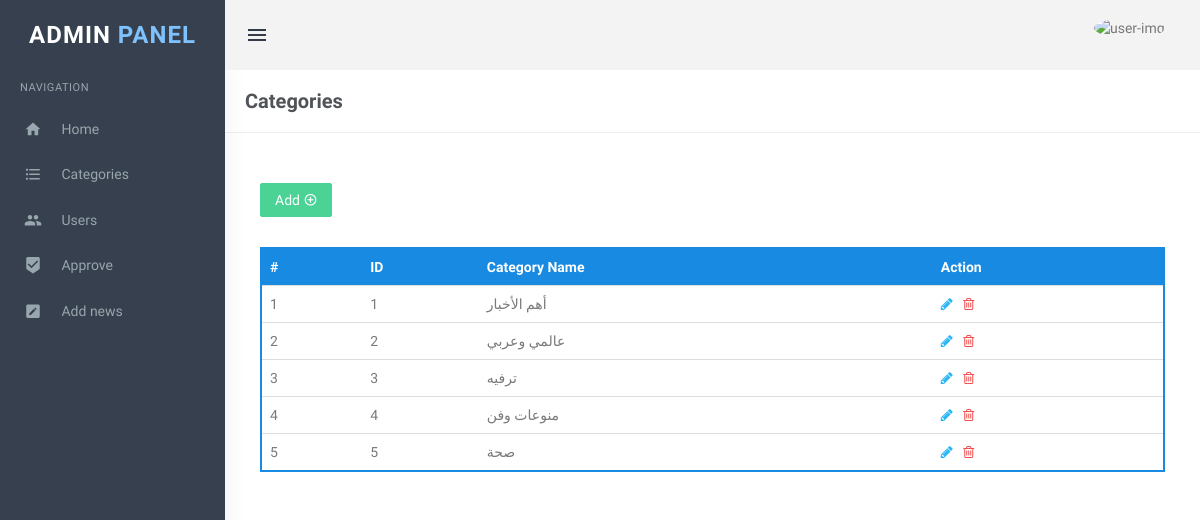
Page /adminPanel/categories.php (signed in) on the committed database.
### tables this page shows
CREATE TABLE IF NOT EXISTS `categories` (
  `name` varchar(40) NOT NULL,
  `id` int(30) NOT NULL AUTO_INCREMENT,
  PRIMARY KEY (`id`),
  UNIQUE KEY `name` (`name`)
);

### adminPanel/categories.php (the view, shortened to what this page needs)
<?php
include('includes/config.php');
?>
<!DOCTYPE html>
<html lang="en">
<head>
    <link href="assets/css/bootstrap.min.css" rel="stylesheet" type="text/css" />
    <link href="assets/css/core.css" rel="stylesheet" type="text/css" />
    <link href="assets/css/components.css" rel="stylesheet" type="text/css" />
    <link href="assets/css/icons.css" rel="stylesheet" type="text/css" />
    <link href="assets/css/pages.css" rel="stylesheet" type="text/css" />
    <link href="assets/css/menu.css" rel="stylesheet" type="text/css" />
    <link href="assets/css/responsive.css" rel="stylesheet" type="text/css" />
    <link href="assets/css/myStyle.css" rel="stylesheet" type="text/css" />
</head>
<body class="fixed-left">
    <div id="wrapper">
        <?php include('includes/topheader.php');?>
        <?php include('includes/leftsidebar.php');?>
        <div class="content-page">
            <div class="content">
                <div class="container">
                    <div class="row">
                        <div class="col-xs-12">
                            <div class="page-title-box">
                                <h4 class="page-title">Categories</h4>
                                <div class="clearfix"></div>
                            </div>
                        </div>
                    </div>
                    <form method="post">
                        <div class="row">
                            <div class="col-md-12">
                                <div class="demo-box m-t-20">
                                    <div class="m-b-30">
                                        <a href="addCategory.php">
                                            <button id="addCategory"
                                                class="btn btn-success waves-effect waves-light">Add
                                                <i class="mdi mdi-plus-circle-outline"></i></button>
                                        </a>
                                    </div>
                                    <div class="table-responsive">
                                        <table class="table m-0 table-colored-bordered table-bordered-primary">
                                            <thead>
                                                <tr>
                                                    <th>#</th>
                                                    <th>ID</th>
                                                    <th>Category Name</th>
                                                    <th>Action</th>
                                                </tr>
                                            </thead>
                                            <tbody>
                                                <?php
                                            $query = "SELECT categories.id as id, categories.name as name FROM categories";
                                            $result = mysqli_query($con,$query);
                                            $num = 1;
                                            $rowNum = mysqli_num_rows($result);
                                            if($rowNum == 0)
                                            {
                                            ?>
                                                <tr>
                                                    <td colspan="7" align="center">
                                                        <h3 style="color:red">No category found</h3>
                                                    </td>
                                                <tr>
                                                    <?php
                                                } else {
                                                while($row = mysqli_fetch_array($result))
                                                {
                                                ?>
                                                <tr>
                                                    <td scope="row"><?php echo htmlentities($num);?></td>
                                                    <td><?php echo htmlentities($row['id']);?></td>
                                                    <td><?php echo htmlentities($row['name']);?></td>
                                                    <td><a
                                                            href="edit-category.php?cid=<?php echo htmlentities($row['id']);?>"><i
                                                                class="fa fa-pencil" style="color: #29b6f6;"></i></a>
                                                        &nbsp;<a
                                                            href="manage-categories.php?rid=<?php echo htmlentities($row['id']);?>&&action=del">
                                                            <i class="fa fa-trash-o" style="color: #f05050"></i></a>
                                                    </td>
                                                </tr>
                                                <?php $num++;}} ?>
                                            </tbody>
                                        </table>
                                    </div>
                                </div>
                            </div>
                        </div>
                    </form>
                </div>
            </div>
        </div>
    </div>
</body>
</html>

### adminPanel/assets/css/core.css (style rules this page uses)
body { font-family: 'Varela Round', sans-serif; margin: 0; padding-bottom: 60px; overflow-x: hidden; color: #797979; }
html { position: relative; min-height: 100%; }
.h1, .h2, .h3, .h4, .h5, .h6, h1, h2, h3, h4, h5, h6 { color: #505458; font-family: 'Hind Madurai', sans-serif; margin: 10px 0; }
* { outline: none !important; }
.container { width: auto; }
#wrapper { height: 100%; overflow: hidden; width: 100%; }
.m-0 { margin: 0 !important; }
.m-t-20 { margin-top: 20px !important; }
.m-b-30 { margin-bottom: 30px !important; }
.row { margin-right: -10px; margin-left: -10px; }
.col-lg-1, .col-lg-10, .col-lg-11, .col-lg-12, .col-lg-2, .col-lg-3, .col-lg-4, .col-lg-5, .col-lg-6, .col-lg-7, .col-lg-8, .col-lg-9, .col-md-1, .col-md-10, .col-md-11, .col-md-12, .col-md-2, .col-md-3, .col-md-4, .col-md-5, .col-md-6, .col-md-7, .col-md-8, .col-md-9, .col-sm-1, .col-sm-10, .col-sm-11, .col-sm-12, .col-sm-2, .col-sm-3, .col-sm-4, .col-sm-5, .col-sm-6, .col-sm-7, .col-sm-8, .col-sm-9, .col-xs-1, .col-xs-10, .col-xs-11, .col-xs-12, .col-xs-2, .col-xs-3, .col-xs-4, .col-xs-5, .col-xs-6, .col-xs-7, .col-xs-8, .col-xs-9 { padding-left: 10px; padding-right: 10px; }
.waves-effect { position: relative; cursor: pointer; display: inline-block; overflow: hidden; -webkit-user-select: none; -moz-user-select: none; -ms-user-select: none; user-select: none; -webkit-tap-highlight-color: transparent; vertical-align: middle; z-index: 1; will-change: opacity, transform; -webkit-transition: all 0.3s ease-out; -moz-transition: all 0.3s ease-out; -o-transition: all 0.3s ease-out; -ms-transition: all 0.3s ease-out; transition: all 0.3s ease-out; }
.demo-box { padding: 10px 15px; }

### adminPanel/assets/css/menu.css (style rules this page uses)
.content-page { margin-left: 225px; overflow: hidden; }
.content-page .content { padding: 0 5px 10px 5px; margin-top: 70px; }
.page-title { font-size: 20px; margin-bottom: 0; margin-top: 0; font-weight: 600; }
.page-title-box { padding: 20px; border-bottom: 1px solid #eee; margin: 0 -20px 20px -20px; }
.page-title-box .page-title { margin-bottom: 0; float: left; }

### adminPanel/assets/css/myStyle.css (style rules this page uses)
a { cursor: pointer !important; }

### rows in the picture
categories: id "1", name "أهم الأخبار"
categories: id "2", name "عالمي وعربي"
categories: id "3", name "ترفيه"
categories: id "4", name "منوعات وفن"
categories: id "5", name "صحة"
